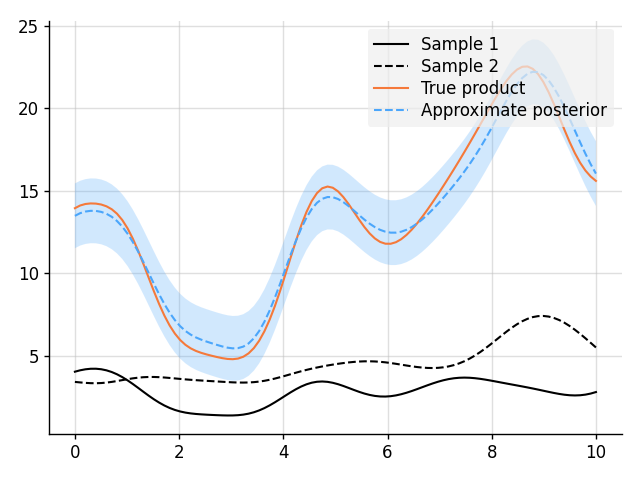

Recreate this plot in Python.
import matplotlib.pyplot as plt
from wbml.plot import tweak

from stheno import B, Measure, GP, EQ

# Define points to predict at.
x = B.linspace(0, 10, 100)

# Construct a prior.
prior = Measure()
f1 = GP(3, EQ(), measure=prior)
f2 = GP(3, EQ(), measure=prior)

# Compute the approximate product.
f_prod = f1 * f2

# Sample two functions.
s1, s2 = prior.sample(f1(x), f2(x))

# Predict.
post = prior | ((f1(x), s1), (f2(x), s2))
mean, lower, upper = post(f_prod(x)).marginals()

# Plot result.
plt.plot(x, s1, label="Sample 1", style="train")
plt.plot(x, s2, label="Sample 2", style="train", ls="--")
plt.plot(x, s1 * s2, label="True product", style="test")
plt.plot(x, mean, label="Approximate posterior", style="pred")
plt.fill_between(x, lower, upper, style="pred")
tweak()

plt.savefig("readme_example9_product.png")
plt.show()
